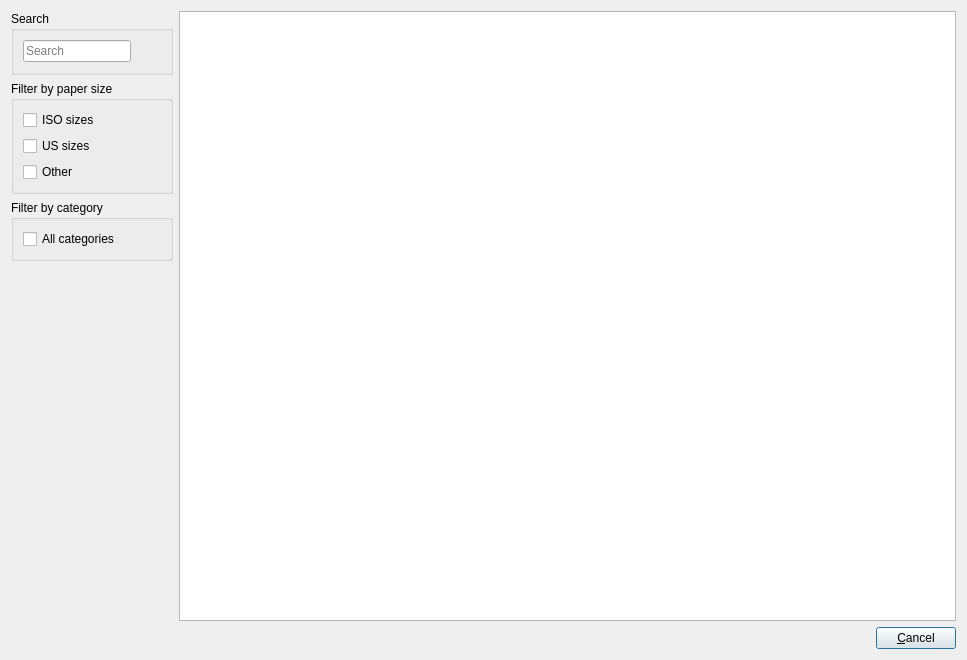
<?xml version="1.0" encoding="UTF-8"?>
<ui version="4.0">
 <class>SelectProductDialog</class>
 <widget class="QDialog" name="SelectProductDialog">
  <property name="geometry">
   <rect>
    <x>0</x>
    <y>0</y>
    <width>967</width>
    <height>660</height>
   </rect>
  </property>
  <property name="windowTitle">
   <string>gLabels - Select Product</string>
  </property>
  <layout class="QHBoxLayout" name="horizontalLayout_4">
   <item>
    <layout class="QVBoxLayout" name="verticalLayout_3">
     <item>
      <layout class="QHBoxLayout" name="horizontalLayout_2">
       <item>
        <layout class="QVBoxLayout" name="verticalLayout_2">
         <item>
          <widget class="QGroupBox" name="groupBox_2">
           <property name="title">
            <string>Search</string>
           </property>
           <layout class="QHBoxLayout" name="horizontalLayout_8">
            <item>
             <widget class="QLineEdit" name="searchEntry">
              <property name="sizePolicy">
               <sizepolicy hsizetype="Maximum" vsizetype="Fixed">
                <horstretch>0</horstretch>
                <verstretch>0</verstretch>
               </sizepolicy>
              </property>
              <property name="placeholderText">
               <string>Search</string>
              </property>
             </widget>
            </item>
            <item>
             <widget class="QToolButton" name="searchClearButton">
              <property name="text">
               <string/>
              </property>
              <property name="icon">
               <iconset resource="../icons.qrc">
                <normaloff>:/icons/16x16/actions/edit-clear.png</normaloff>:/icons/16x16/actions/edit-clear.png</iconset>
              </property>
              <property name="iconSize">
               <size>
                <width>16</width>
                <height>16</height>
               </size>
              </property>
              <property name="autoRaise">
               <bool>true</bool>
              </property>
             </widget>
            </item>
           </layout>
          </widget>
         </item>
         <item>
          <widget class="QGroupBox" name="groupBox">
           <property name="sizePolicy">
            <sizepolicy hsizetype="Preferred" vsizetype="Preferred">
             <horstretch>0</horstretch>
             <verstretch>0</verstretch>
            </sizepolicy>
           </property>
           <property name="minimumSize">
            <size>
             <width>146</width>
             <height>87</height>
            </size>
           </property>
           <property name="font">
            <font>
             <pointsize>9</pointsize>
            </font>
           </property>
           <property name="autoFillBackground">
            <bool>false</bool>
           </property>
           <property name="title">
            <string>Filter by paper size</string>
           </property>
           <property name="flat">
            <bool>false</bool>
           </property>
           <property name="checkable">
            <bool>false</bool>
           </property>
           <layout class="QVBoxLayout" name="verticalLayout_5">
            <item>
             <widget class="QCheckBox" name="pageSizeIsoCheck">
              <property name="text">
               <string>ISO sizes</string>
              </property>
             </widget>
            </item>
            <item>
             <widget class="QCheckBox" name="pageSizeUsCheck">
              <property name="text">
               <string>US sizes</string>
              </property>
             </widget>
            </item>
            <item>
             <widget class="QCheckBox" name="pageSizeOtherCheck">
              <property name="text">
               <string>Other</string>
              </property>
             </widget>
            </item>
           </layout>
          </widget>
         </item>
         <item>
          <widget class="QGroupBox" name="groupBox_3">
           <property name="title">
            <string>Filter by category</string>
           </property>
           <layout class="QGridLayout" name="gridLayout">
            <item row="1" column="0" rowspan="2">
             <layout class="QVBoxLayout" name="categoriesLayout">
              <item>
               <widget class="QCheckBox" name="anyCategoryCheck">
                <property name="font">
                 <font>
                  <weight>50</weight>
                  <bold>false</bold>
                 </font>
                </property>
                <property name="text">
                 <string>All categories</string>
                </property>
               </widget>
              </item>
             </layout>
            </item>
           </layout>
          </widget>
         </item>
         <item>
          <spacer name="verticalSpacer_2">
           <property name="orientation">
            <enum>Qt::Vertical</enum>
           </property>
           <property name="sizeHint" stdset="0">
            <size>
             <width>20</width>
             <height>40</height>
            </size>
           </property>
          </spacer>
         </item>
        </layout>
       </item>
       <item>
        <widget class="TemplatePicker" name="templatePicker">
         <property name="showDropIndicator" stdset="0">
          <bool>false</bool>
         </property>
        </widget>
       </item>
      </layout>
     </item>
     <item>
      <layout class="QHBoxLayout" name="horizontalLayout">
       <item>
        <spacer name="horizontalSpacer">
         <property name="orientation">
          <enum>Qt::Horizontal</enum>
         </property>
         <property name="sizeHint" stdset="0">
          <size>
           <width>40</width>
           <height>20</height>
          </size>
         </property>
        </spacer>
       </item>
       <item>
        <widget class="QPushButton" name="cancelButton">
         <property name="text">
          <string>&amp;Cancel</string>
         </property>
        </widget>
       </item>
      </layout>
     </item>
    </layout>
   </item>
  </layout>
 </widget>
 <customwidgets>
  <customwidget>
   <class>TemplatePicker</class>
   <extends>QListWidget</extends>
   <header>TemplatePicker.h</header>
  </customwidget>
 </customwidgets>
 <resources>
  <include location="../icons.qrc"/>
 </resources>
 <connections>
  <connection>
   <sender>pageSizeOtherCheck</sender>
   <signal>clicked()</signal>
   <receiver>SelectProductDialog</receiver>
   <slot>onPageSizeCheckClicked()</slot>
   <hints>
    <hint type="sourcelabel">
     <x>35</x>
     <y>169</y>
    </hint>
    <hint type="destinationlabel">
     <x>8</x>
     <y>168</y>
    </hint>
   </hints>
  </connection>
  <connection>
   <sender>pageSizeUsCheck</sender>
   <signal>clicked()</signal>
   <receiver>SelectProductDialog</receiver>
   <slot>onPageSizeCheckClicked()</slot>
   <hints>
    <hint type="sourcelabel">
     <x>38</x>
     <y>144</y>
    </hint>
    <hint type="destinationlabel">
     <x>4</x>
     <y>141</y>
    </hint>
   </hints>
  </connection>
  <connection>
   <sender>templatePicker</sender>
   <signal>itemSelectionChanged()</signal>
   <receiver>SelectProductDialog</receiver>
   <slot>onTemplatePickerSelectionChanged()</slot>
   <hints>
    <hint type="sourcelabel">
     <x>232</x>
     <y>550</y>
    </hint>
    <hint type="destinationlabel">
     <x>244</x>
     <y>697</y>
    </hint>
   </hints>
  </connection>
  <connection>
   <sender>pageSizeIsoCheck</sender>
   <signal>clicked()</signal>
   <receiver>SelectProductDialog</receiver>
   <slot>onPageSizeCheckClicked()</slot>
   <hints>
    <hint type="sourcelabel">
     <x>40</x>
     <y>112</y>
    </hint>
    <hint type="destinationlabel">
     <x>2</x>
     <y>116</y>
    </hint>
   </hints>
  </connection>
  <connection>
   <sender>cancelButton</sender>
   <signal>clicked()</signal>
   <receiver>SelectProductDialog</receiver>
   <slot>onCancelButtonClicked()</slot>
   <hints>
    <hint type="sourcelabel">
     <x>955</x>
     <y>648</y>
    </hint>
    <hint type="destinationlabel">
     <x>689</x>
     <y>704</y>
    </hint>
   </hints>
  </connection>
  <connection>
   <sender>searchClearButton</sender>
   <signal>clicked()</signal>
   <receiver>SelectProductDialog</receiver>
   <slot>onSearchClearButtonClicked()</slot>
   <hints>
    <hint type="sourcelabel">
     <x>177</x>
     <y>52</y>
    </hint>
    <hint type="destinationlabel">
     <x>190</x>
     <y>7</y>
    </hint>
   </hints>
  </connection>
  <connection>
   <sender>searchEntry</sender>
   <signal>textChanged(QString)</signal>
   <receiver>SelectProductDialog</receiver>
   <slot>onSearchEntryTextChanged()</slot>
   <hints>
    <hint type="sourcelabel">
     <x>69</x>
     <y>48</y>
    </hint>
    <hint type="destinationlabel">
     <x>2</x>
     <y>53</y>
    </hint>
   </hints>
  </connection>
  <connection>
   <sender>anyCategoryCheck</sender>
   <signal>clicked()</signal>
   <receiver>SelectProductDialog</receiver>
   <slot>onAnyCategoryCheckClicked()</slot>
   <hints>
    <hint type="sourcelabel">
     <x>31</x>
     <y>234</y>
    </hint>
    <hint type="destinationlabel">
     <x>-7</x>
     <y>240</y>
    </hint>
   </hints>
  </connection>
 </connections>
 <slots>
  <slot>onSearchClearButtonClicked()</slot>
  <slot>onTemplatePickerSelectionChanged()</slot>
  <slot>onOrientationRadioToggled()</slot>
  <slot>onSearchEntryTextChanged()</slot>
  <slot>onCancelButtonClicked()</slot>
  <slot>onSelectButtonClicked()</slot>
  <slot>onPageSizeCheckClicked()</slot>
  <slot>onAnyCategoryCheckClicked()</slot>
 </slots>
</ui>
